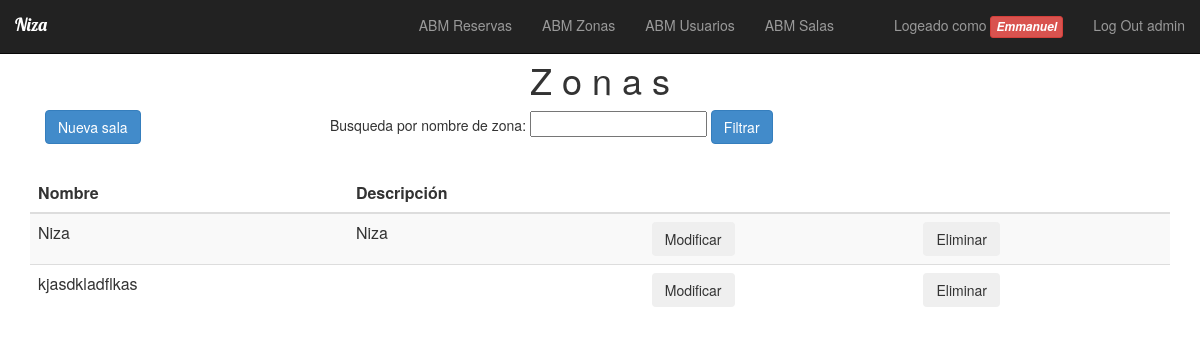
Screenshot of /paginas/abm_zonas/mostrar_zona.php (signed in) with the database file from the repository.
### tables this page shows
CREATE TABLE `zonas` (
  `id_zona` int(10) NOT NULL,
  `nombre_zona` varchar(250) NOT NULL,
  `descripcion` varchar(250) NOT NULL
);

### paginas/abm_zonas/lista_zonas.php (the view)
<?php
if(isset($_POST['busqueda']) && $_POST['busqueda']<>''){
  $nom=$_POST['busqueda'];
    $query="SELECT id_zona, nombre_zona, descripcion
    FROM zonas where nombre_zona like '$nom%'";
}
else{
  $query="SELECT id_zona, nombre_zona, descripcion
  FROM zonas";
}
$resultado_lista=$mysqli->query($query);
 ?>
<div class="container">
<center><h1>Z o n a s</h1></center>
  <form class="form form-inline" role="form" action="" method="post">
    <div class="form-group col-md-3">
            <button type="button" class="btn btn-primary"
            data-toggle="modal" data-target="#nueva_zona">
              Nueva sala
            </button>
    </div>
    <div class="form-group form-group-justified col-md-9">
        <p> Busqueda por nombre de zona:
        <input type="text" name="busqueda">
        <button type="submit" class="btn btn-primary" name="busqueda_zona">Filtrar</button></p>
    </div>
  </form>
</div>
<br>
<div class="container">
  <div class="table-hover table-responsive">
    <table class="table table-striped">
      <thead class="thead-dark">
        <tr>
          <th scope="col"><b>Nombre</b></th>
          <th scope="col"><b>Descripción</b></th>
          <th scope="col"><b></b></th>
          <th scope="col"><b></b></th>
        </tr>
      </thead>
        <tbody>
          <?php while($row=$resultado_lista->fetch_assoc()){ ?>
            <tr>
              <td>
                <?php echo $row['nombre_zona'];?>
              </td>
              <td>
                <?php echo $row['descripcion'];?>
              </td>
              <td>
                  <button type="button" class="btn btn-secondary"
                  data-toggle="modal" data-target="#modificar"
                  onclick="return llenarSala(<?php echo $row['id_zona'];?>,'<?php echo $row['nombre_zona'];?>', '<?php echo $row['descripcion'];?>')">
                    Modificar
                  </button>
              </td>
              <td>
                  <button type="button" class="btn btn-secondary"
                  data-toggle="modal" data-target="#eliminar"
                  onclick="return llenarSala(<?php echo $row['id_zona'];?>,'<?php echo $row['nombre_zona'];?>')">
                    Eliminar
                  </button>
              </td>
            </tr>
          <?php } ?>
        </tbody>
    </table>
  </div>
</div>

### rows the page displays
zonas: nombre_zona "Niza", descripcion "Niza"
zonas: nombre_zona "kjasdkladflkas"

### other values shown
$_SESSION['usr_name'] "Emmanuel"
